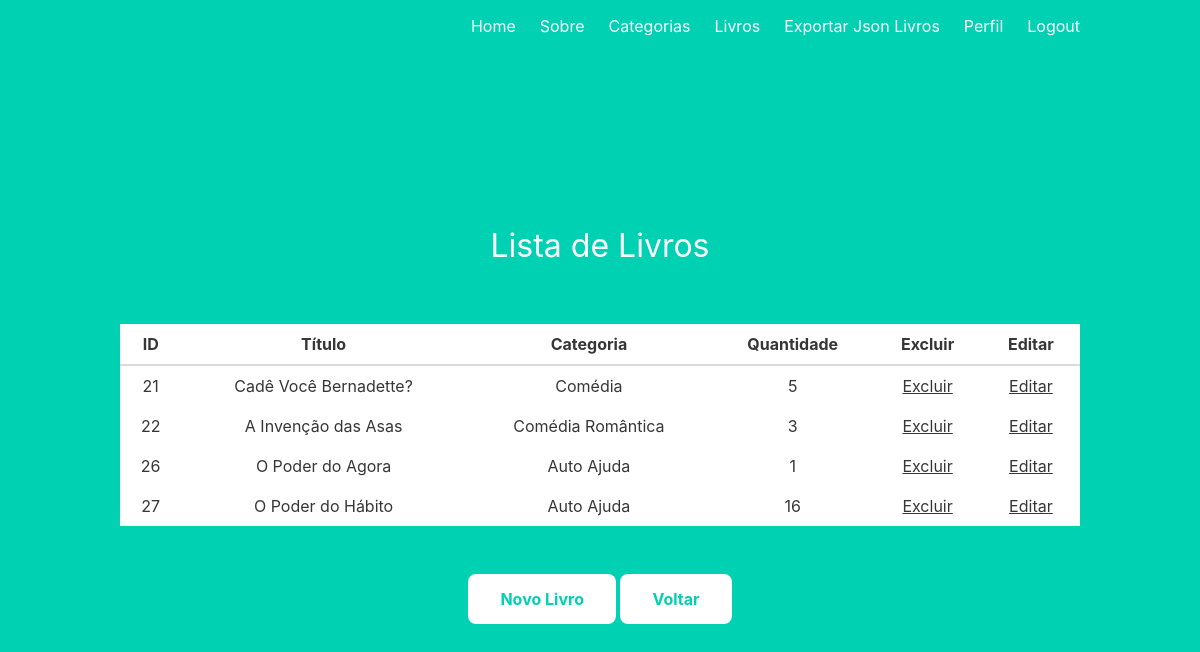
The app's page /product (signed in) with its own data.
### models.py (models this page shows)
class Product( db.Model):
    __tablename__ = 'product'
    __table_args__ = {'sqlite_autoincrement': True}
    id = db.Column(db.Integer, primary_key=True, autoincrement=True)
    name = db.Column(db.String(100))
    quantity = db.Column(db.Integer)
    category_id = db.Column(db.Integer, db.ForeignKey('category.id'))
    category = db.relationship('Category')

class Category(db.Model):
    __tablename__ = 'category'
    __table_args__ = {'sqlite_autoincrement': True}
    id = db.Column(db.Integer, primary_key=True, autoincrement=True)
    name = db.Column(db.String(100))
    products = db.relationship('Product', cascade="all,delete", backref="category.id")

### product.py (the view)
@product.route('/product')
@login_required
def indexp():
    products = Product.query.all()
    return render_template('product.html',products=products)

### templates/product.html
{% extends "base.html" %}
{% block content %}
<div class="title">
    <h2>Lista de Livros</h2>
    <br>
</div>
<div class="table-responsive-xl">
    <table class="table table-striped" style="width: 100%;">
        <thead class="thead-dark">
            <tr>
                <th>ID</th>
                <th>Título</th>
                <th>Categoria</th>
                <th>Quantidade</th>
                <th>Excluir</th>
                <th>Editar</th>
            </tr>
        </thead>
        {% for product in products %}
        <tbody>
            <tr>
                <td>{{ product.id }}</td>
                <td>{{ product.name }}</td>
                <td>{{ product.category.name }}</td>
                <td>{{ product.quantity }}</td>
                <td><a class="sublinhar" href="/deletep/{{ product.id }}">Excluir</a></td>
                <td><a class="sublinhar" href="/editp/{{ product.id }}">Editar</a></td>
            </tr>
        </tbody>
        {% endfor %}
    </table><br>
    <a href="{{ url_for('product.insertp') }}"><input type="button" class="btn btn-primary btn-lg" value="Novo Livro"></a>
    <a href="{{ url_for('main.index') }}"><input type="button" class="btn btn-primary btn-lg" value="Voltar"></a>
</div>
{% endblock %}

### templates/base.html (shortened to what this page needs)
<!DOCTYPE html>
<html>
<head>
    <link rel="stylesheet" href="https://cdnjs.cloudflare.com/ajax/libs/bulma/0.7.2/css/bulma.min.css" />
</head>
<body>
    <section class="hero is-primary is-fullheight">
        <div class="hero-head">
            <nav class="navbar">
                <div class="container">
                    <div id="navbarMenuHeroA" class="navbar-menu">
                        <div class="navbar-end">
                            <a href="{{ url_for('main.index') }}" class="navbar-item">
                                Home
                            </a>
                            {% if current_user.is_authenticated %}
                            <a href="{{ url_for('main.profile') }}" class="navbar-item">
                                Sobre
                            </a>
                            <a href="{{ url_for('category.index') }}" class="navbar-item">
                                Categorias
                            </a>
                            <a href="{{ url_for('product.indexp') }}" class="navbar-item">
                                Livros
                            </a>
                            <a href="{{ url_for('product.exportp') }}" target="_blank" class="navbar-item">
                                Exportar Json Livros
                            </a>
                            <a href="{{ url_for('user.indexu') }}" class="navbar-item">
                                Perfil
                            </a>
                            {% endif %}
                            {% if current_user.is_authenticated %}
                            <a href="{{ url_for('auth.logout') }}" class="navbar-item">
                                Logout
                            </a>
                            {% endif %}
                        </div>
                    </div>
                </div>
            </nav>
        </div>
        <div class="hero-body">
            <div class="container has-text-centered">
                {% block content %}
                {% endblock %}
            </div>
        </div>
    </section>
</body>
</html>

### templates/base.html (style rules this page uses)
input[type="button"i] { background-color: #FFF; border: none; color: #00d1b2; padding: 15px 32px; text-align: center; text-decoration: none; display: inline-block; font-size: 16px; border-radius: 8px; font-weight: bold; cursor: pointer; }
h1, h2 { font-weight: bold; }
.sublinhar { color: inherit; text-decoration: underline; }

### records on screen
Product: id "21", name "Cadê Você Bernadette?", category.name "Comédia", quantity "5"
Product: id "22", name "A Invenção das Asas", category.name "Comédia Romântica", quantity "3"
Product: id "26", name "O Poder do Agora", category.name "Auto Ajuda", quantity "1"
Product: id "27", name "O Poder do Hábito", category.name "Auto Ajuda", quantity "16"
